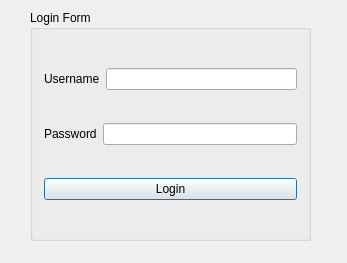
<?xml version="1.0" encoding="UTF-8"?>
<ui version="4.0">
 <class>Login</class>
 <widget class="QDialog" name="Login">
  <property name="enabled">
   <bool>true</bool>
  </property>
  <property name="geometry">
   <rect>
    <x>0</x>
    <y>0</y>
    <width>347</width>
    <height>263</height>
   </rect>
  </property>
  <property name="contextMenuPolicy">
   <enum>Qt::DefaultContextMenu</enum>
  </property>
  <property name="acceptDrops">
   <bool>false</bool>
  </property>
  <property name="windowTitle">
   <string>Login</string>
  </property>
  <property name="autoFillBackground">
   <bool>false</bool>
  </property>
  <widget class="QGroupBox" name="groupBox">
   <property name="geometry">
    <rect>
     <x>30</x>
     <y>10</y>
     <width>281</width>
     <height>231</height>
    </rect>
   </property>
   <property name="title">
    <string>Login Form</string>
   </property>
   <layout class="QVBoxLayout" name="verticalLayout">
    <item>
     <layout class="QHBoxLayout" name="horizontalLayout">
      <item>
       <widget class="QLabel" name="label">
        <property name="text">
         <string>Username</string>
        </property>
       </widget>
      </item>
      <item>
       <widget class="QLineEdit" name="lineEdit_Username"/>
      </item>
     </layout>
    </item>
    <item>
     <layout class="QHBoxLayout" name="horizontalLayout_2">
      <item>
       <widget class="QLabel" name="label_2">
        <property name="text">
         <string>Password</string>
        </property>
       </widget>
      </item>
      <item>
       <widget class="QLineEdit" name="lineEdit_Password">
        <property name="inputMask">
         <string notr="true"/>
        </property>
        <property name="text">
         <string/>
        </property>
        <property name="echoMode">
         <enum>QLineEdit::Password</enum>
        </property>
        <property name="placeholderText">
         <string/>
        </property>
       </widget>
      </item>
     </layout>
    </item>
    <item>
     <widget class="QPushButton" name="pushButton">
      <property name="text">
       <string>Login</string>
      </property>
     </widget>
    </item>
   </layout>
  </widget>
 </widget>
 <layoutdefault spacing="6" margin="11"/>
 <resources/>
 <connections/>
</ui>
